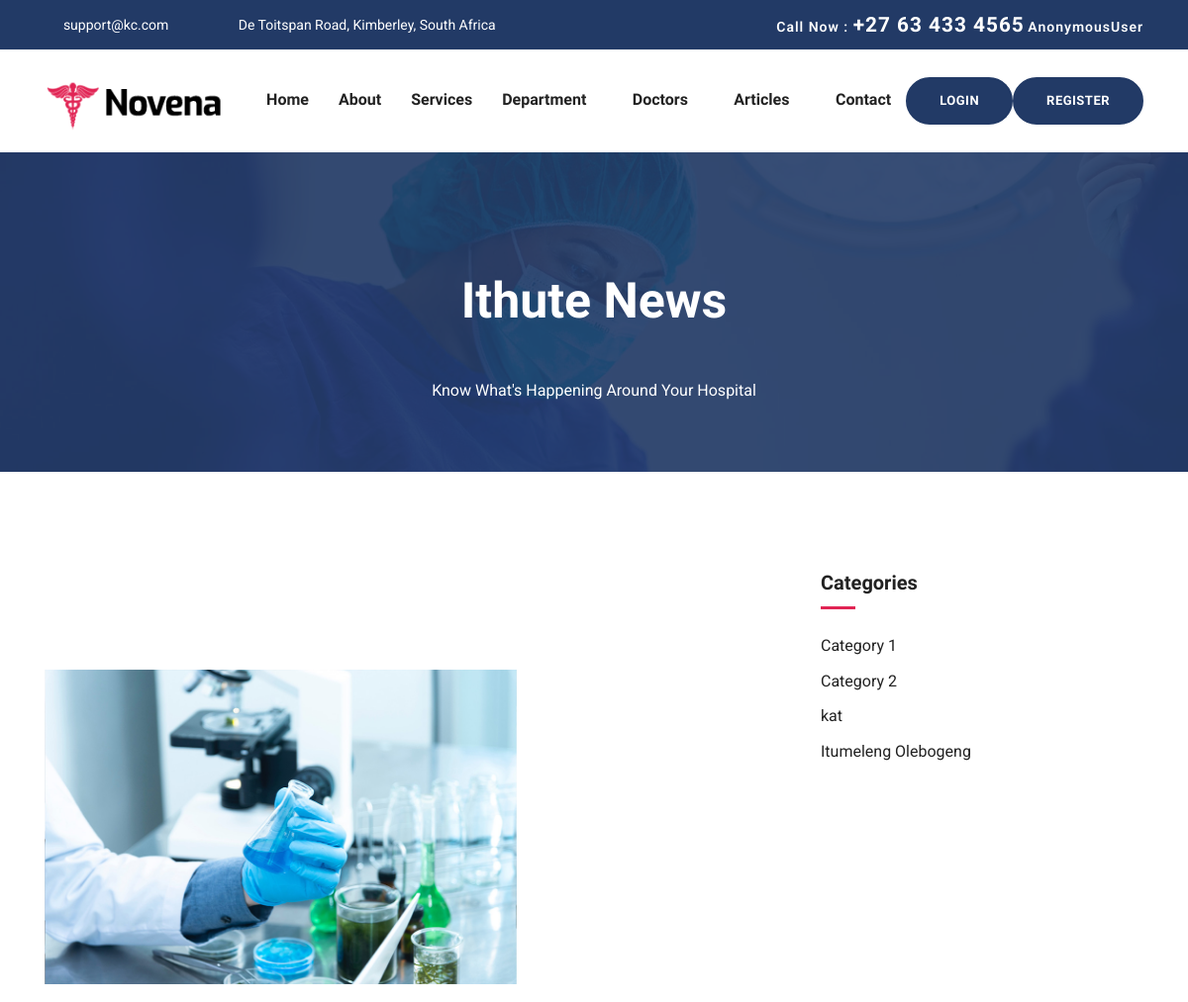
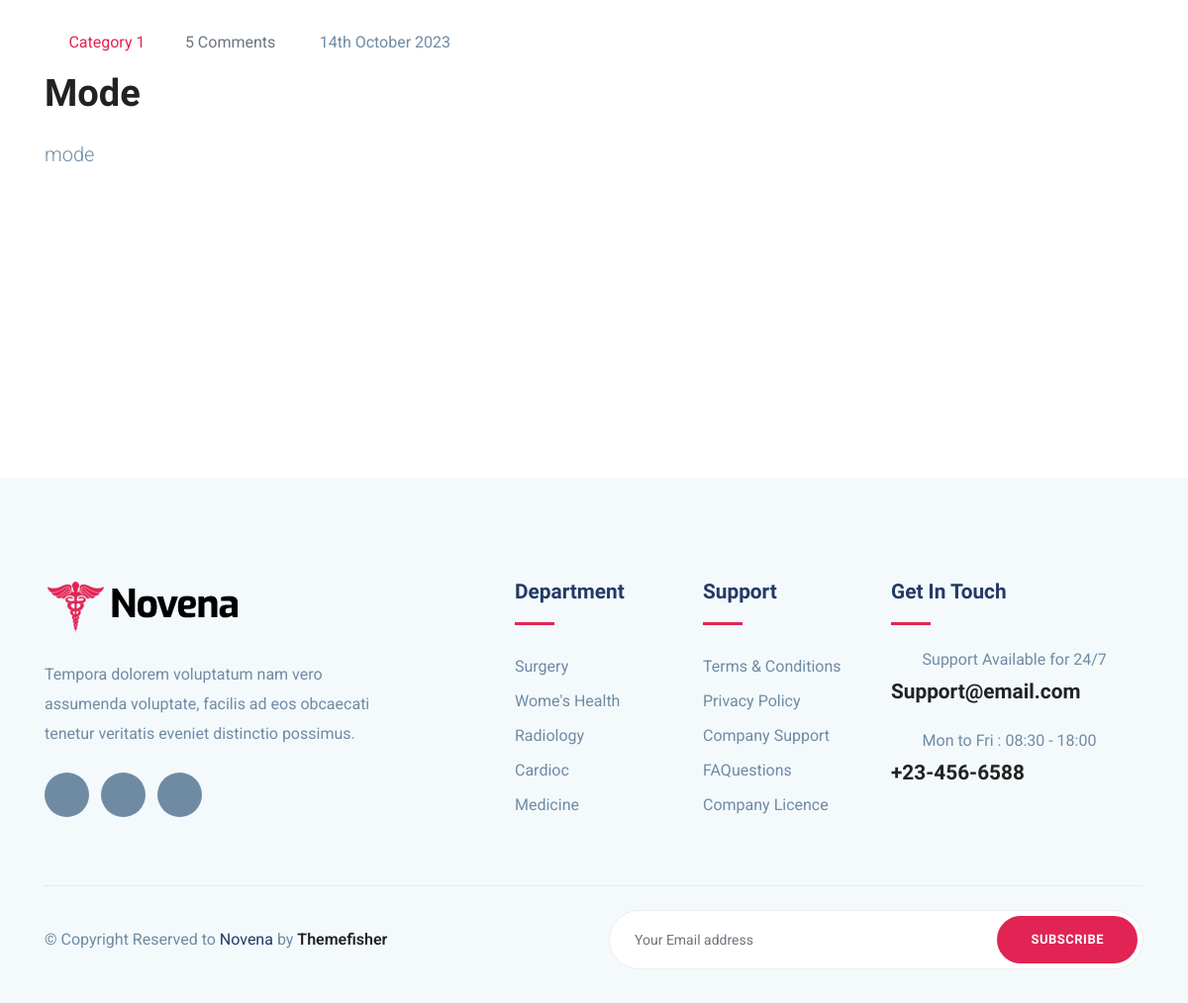
Screenshot of /blog/blog/2/ with the database file from the repository (2 pictures, top to bottom).
### blog/models.py (models this page shows, shortened)
class Article(models.Model):
    title = models.CharField(max_length=200)
    category = models.ForeignKey(Category, on_delete=models.CASCADE)
    content = models.TextField()
    author = models.ForeignKey(User, on_delete=models.CASCADE)  # If you want to associate articles with users
    date = models.DateTimeField(auto_now_add=True)
    picture = models.ImageField(upload_to='article_images/')  # Define the upload path for article pictures

class Category(models.Model):
    name = models.CharField(max_length=100, unique=True)
    description = models.TextField()

### blog/views.py (the view)
# urls.py: path('blog/<int:article_id>/', views.blog_details, name='blog_details'),
def blog_details(request, article_id):
    article = get_object_or_404(Article, pk=article_id)
    categories =Category .objects.all()
    context = {
        'article': article,
        'categories':categories,
    }
    return render(request, 'blog/blog_details.html', context)

### templates/blog/blog_details.html (shortened to what this page needs)
{% extends 'base.html' %}
{% block content %}
{% load static %}
<body id="top">
  <section class="page-title bg-1">
	<div class="container">
	  <div class="row">
		<div class="col-md-12">
		  <div class="block text-center">
			<h1 class="text-capitalize mb-5 text-lg">Ithute News</h1>
			<span class="text-white">Know What's Happening Around Your Hospital</span>
		  </div>
		</div>
	  </div>
	</div>
  </section>
  <section class="section blog-wrap">
	  <div class="container">
		  <div class="row">
			  <div class="col-lg-8">
				  <div class="row">
					<section class="section blog-wrap">
						<div class="container">
							<div class="row">
								<div class="col-lg-8">
									<div class="row">
										<div class="col-lg-12 mb-5">
											<div class="single-blog-item">
												<img src="{{ article.picture.url }}" alt="{{ article.title }}" class="img-fluid">
												<div class="blog-item-content mt-5">
													<div class="blog-item-meta mb-3">
														<span class="text-color-2 text-capitalize mr-3"><i class="icofont-book-mark mr-2"></i> {{ article.category.name }}</span>
														<span class="text-muted text-capitalize mr-3"><i class="icofont-comment mr-2"></i>5 Comments</span>
														<span class="text-black text-capitalize mr-3"><i class="icofont-calendar mr-2"></i> {{ article.date|date:"jS F Y" }}</span>
													</div>
													<h2 class="mb-4 text-md"><a href="#">{{ article.title }}</a></h2>
													<p class="lead mb-4">{{ article.content }}</p>
													<div class="mt-5 clearfix">
													</div>
												</div>
											</div>
										</div>
									</div>
								</div>
							</div>
						</div>
					</section>
  </div>
			  </div>
			  <div class="col-lg-4">
				  <div class="sidebar-wrap pl-lg-4 mt-5 mt-lg-0">
	  <div class="sidebar-widget category mb-3">
		<h5 class="mb-4">Categories</h5>
		<ul class="list-unstyled">
		  {% for category in categories %}
		  <li class="align-items-center">
			  <a href="#">{{ category.name }}</a>
			</li>
		  {% endfor %}
		</ul>
	</div>
  </div>
			  </div>
		  </div>
	  </div>
  </section>
{% endblock content %}

### static/css/style.css (style rules this page uses)
html { overflow-x: hidden; }
body { line-height: 1.6; font-family: "Roboto", sans-serif; -webkit-font-smoothing: antialiased; font-size: 16px; color: #6F8BA4; font-weight: 400; }
h1, .h1, h2, .h2, h3, .h3, h4, .h4, h5, .h5, h6, .h6 { font-family: "Exo", sans-serif; font-weight: 700; color: #222; }
h1, .h1 { font-size: 2.5rem; }
h2, .h2 { font-size: 44px; }
h5, .h5 { font-size: 1.25rem; }
p { line-height: 30px; }
.section { padding: 100px 0; }
.text-md { font-size: 2.25rem; }
.text-lg { font-size: 3.75rem; }
a { color: #222; text-decoration: none; transition: all .35s ease; }
.page-title { padding: 120px 0px 70px 0px; position: relative; }
.page-title .block h1 { color: #fff; }
.text-lg { font-size: 50px; }
.bg-1 { background: url("../images/bg/22.jpg") no-repeat 50% 50%; background-size: cover; position: relative; }
.text-color-2 { color: #e12454; }
.blog-item-content h2 { font-weight: 600; font-size: 38px; }
.sidebar-widget { margin-bottom: 30px; padding-bottom: 35px; }
.sidebar-widget h5 { margin-bottom: 30px; position: relative; padding-bottom: 15px; }
.sidebar-widget h5:before { position: absolute; content: ""; left: 0px; bottom: 0px; width: 35px; height: 3px; background: #e12454; }
.sidebar-widget.category ul li { margin-bottom: 10px; }
.sidebar-widget.category ul li a { color: #222; transition: all 0.3s ease; }

### rows the page displays
Article: picture (picture), category.name "Category 1", date "14th October 2023", title "Mode", content "mode"
Category: name "Category 1"
Category: name "Category 2"
Category: name "kat"
Category: name "Itumeleng Olebogeng"

### other values shown
{{ request.user }} "AnonymousUser"
